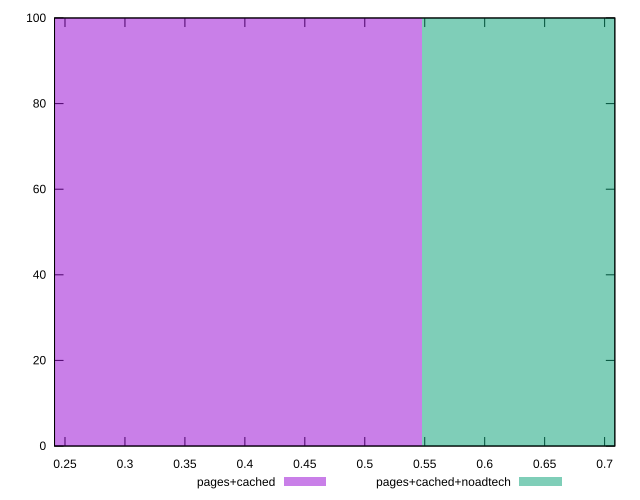

This figure's gnuplot source:
reset

$pagesCached <<EOF
0.3648855536847881 100
EOF

$pagesCachedNoadtech <<EOF
0.7297711073695762 100
EOF

set key outside below
set boxwidth 0.3648855536847881
set xrange [0.24127341626639598:0.7085163227703013]
set yrange [0:100]
set trange [0:100]
set style fill transparent solid 0.5 noborder
set terminal svg size 640, 500 enhanced background rgb 'white'
set output "report_00011_2021-02-09T10:53:21.242Z/meta/pScore/comparison/histogram/1_vs_2.svg"

plot $pagesCached title "pages+cached" with boxes, \
     $pagesCachedNoadtech title "pages+cached+noadtech" with boxes

reset
